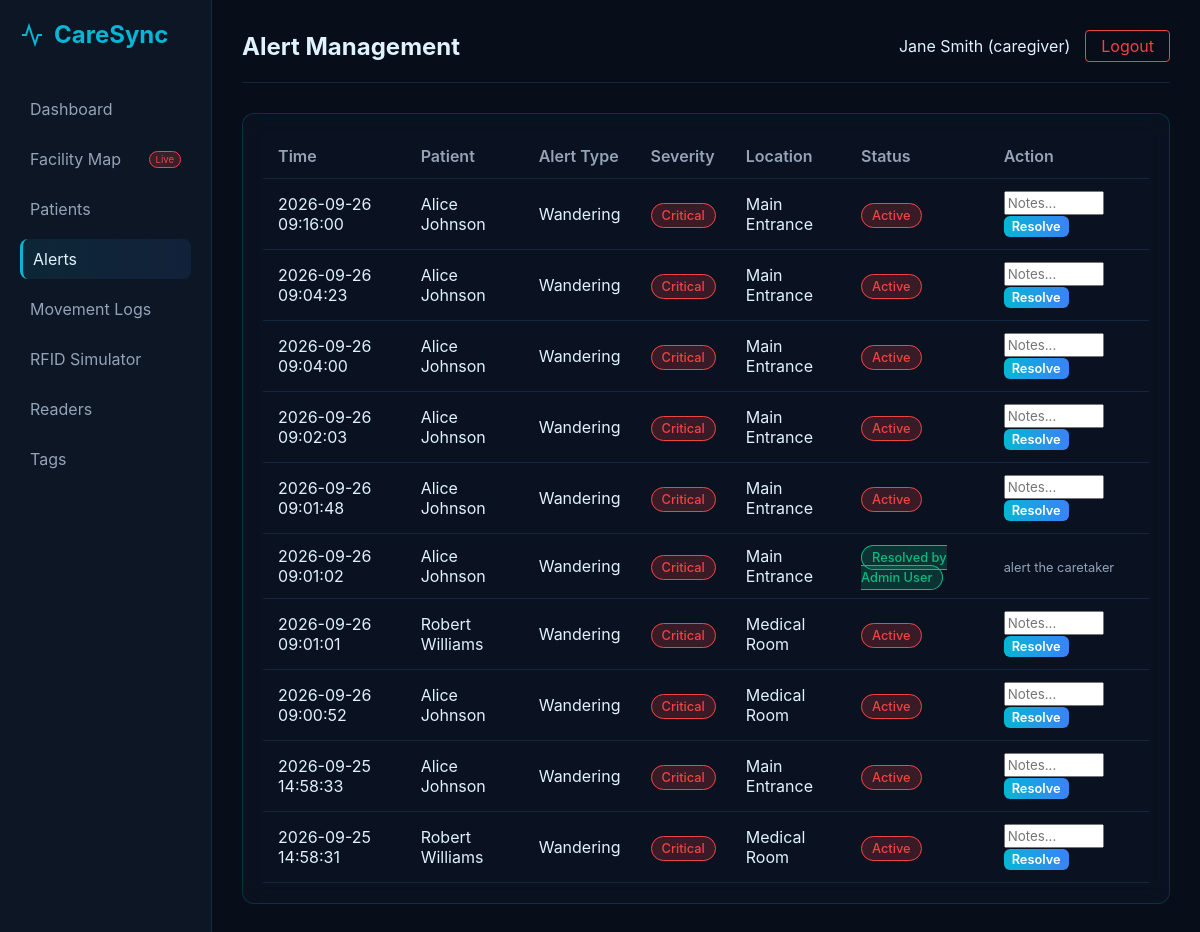
The app's page /alerts/ (signed in) with its own data.
### tables this page shows
CREATE TABLE alerts (
    id INTEGER PRIMARY KEY AUTOINCREMENT,
    alert_code TEXT UNIQUE NOT NULL,
    patient_id INTEGER,
    alert_type TEXT NOT NULL,
    location TEXT,
    severity TEXT NOT NULL,
    message TEXT NOT NULL,
    status TEXT NOT NULL DEFAULT 'Active',
    acknowledged_by INTEGER,
    resolved_by INTEGER,
    resolution_notes TEXT,
    resolved_at DATETIME,
    timestamp DATETIME DEFAULT CURRENT_TIMESTAMP,
    FOREIGN KEY(patient_id) REFERENCES patients(id),
    FOREIGN KEY(acknowledged_by) REFERENCES users(id),
    FOREIGN KEY(resolved_by) REFERENCES users(id)
);

CREATE TABLE patients (
    id INTEGER PRIMARY KEY AUTOINCREMENT,
    patient_code TEXT UNIQUE NOT NULL,
    name TEXT NOT NULL,
    age INTEGER,
    gender TEXT,
    medical_condition TEXT,
    rfid_tag_id TEXT,
    assigned_caregiver_id INTEGER,
    current_location TEXT,
    room_number TEXT,
    status TEXT NOT NULL DEFAULT 'Normal',
    emergency_contact TEXT,
    notes TEXT,
    last_seen DATETIME,
    FOREIGN KEY(rfid_tag_id) REFERENCES rfid_tags(tag_id),
    FOREIGN KEY(assigned_caregiver_id) REFERENCES users(id)
);

CREATE TABLE users (
    id INTEGER PRIMARY KEY AUTOINCREMENT,
    username TEXT UNIQUE NOT NULL,
    email TEXT UNIQUE NOT NULL,
    password_hash TEXT NOT NULL,
    role TEXT NOT NULL,
    full_name TEXT NOT NULL,
    phone TEXT
);

### routes/alert_routes.py (the view)
@alert_bp.route('/')
@login_required
def list_alerts():
    alerts = query_db("""
        SELECT a.*, p.name as patient_name, u.full_name as resolved_by_name
        FROM alerts a
        LEFT JOIN patients p ON a.patient_id = p.id
        LEFT JOIN users u ON a.resolved_by = u.id
        ORDER BY a.timestamp DESC
    """)
    return render_template('alerts/list.html', alerts=alerts)

### database/db.py (called while the page is built)
def get_db():
    db = getattr(g, '_database', None)
    if db is None:
        db = g._database = sqlite3.connect(DATABASE)
        db.row_factory = sqlite3.Row
    return db

def close_connection(exception):
    db = getattr(g, '_database', None)
    if db is not None:
        db.close()

def query_db(query, args=(), one=False):
    cur = get_db().execute(query, args)
    rv = cur.fetchall()
    cur.close()
    return (rv[0] if rv else None) if one else rv

### routes/auth_routes.py (called while the page is built)
def login_required(f):
    @wraps(f)
    def decorated_function(*args, **kwargs):
        if 'user_id' not in session:
            return redirect(url_for('auth.login', next=request.url))
        return f(*args, **kwargs)
    return decorated_function

### templates/alerts/list.html (shortened to what this page needs)
{% extends 'base.html' %}
{% block page_title %}Alert Management{% endblock %}
{% block content %}
<div class="card">
    <table>
        <thead>
            <tr>
                <th>Time</th>
                <th>Patient</th>
                <th>Alert Type</th>
                <th>Severity</th>
                <th>Location</th>
                <th>Status</th>
                <th>Action</th>
            </tr>
        </thead>
        <tbody>
            {% for a in alerts %}
            <tr>
                <td>{{ a.timestamp }}</td>
                <td>{{ a.patient_name }}</td>
                <td>{{ a.alert_type }}</td>
                <td>
                    <span class="badge {% if a.severity == 'Critical' %}red{% elif a.severity == 'High' %}amber{% else %}green{% endif %}">
                        {{ a.severity }}
                    </span>
                </td>
                <td>{{ a.location }}</td>
                <td>
                    {% if a.status == 'Active' %}
                        <span class="badge red">Active</span>
                    {% else %}
                        <span class="badge green">Resolved by {{ a.resolved_by_name }}</span>
                    {% endif %}
                </td>
                <td>
                    {% if a.status == 'Active' %}
                    <form action="{{ url_for('alert.resolve', alert_id=a.id) }}" method="POST" style="display:inline;">
                        <input type="text" name="resolution_notes" placeholder="Notes..." required style="padding: 2px; width: 100px;">
                        <button type="submit" class="btn btn-primary" style="padding: 3px 8px; font-size: 0.8rem;">Resolve</button>
                    </form>
                    {% else %}
                    <span style="font-size: 0.8rem; color: var(--text-secondary);">{{ a.resolution_notes }}</span>
                    {% endif %}
                </td>
            </tr>
            {% endfor %}
        </tbody>
    </table>
</div>
{% endblock %}

### static/css/style.css (style rules this page uses)
:root { --bg-dark: #070d19; --bg-card: rgba(16, 26, 43, 0.7); --border-color: rgba(43, 90, 150, 0.3); --text-primary: #e0f2fe; --text-secondary: #94a3b8; --accent-cyan: #06b6d4; --accent-blue: #3b82f6; --status-green: #10b981; --status-amber: #f59e0b; --status-red: #ef4444; --glass-bg: rgba(16, 26, 43, 0.4); --glass-border: rgba(6, 182, 212, 0.2); --glass-blur: blur(12px); }
* { box-sizing: border-box; margin: 0; padding: 0; font-family: 'Inter', 'Segoe UI', Tahoma, Geneva, Verdana, sans-serif; }
body { background-color: var(--bg-dark); color: var(--text-primary); display: flex; min-height: 100vh; }
.card { background: var(--glass-bg); backdrop-filter: var(--glass-blur); border: 1px solid var(--glass-border); border-radius: 12px; padding: 20px; margin-bottom: 20px; }
.badge { padding: 4px 10px; border-radius: 20px; font-size: 0.8rem; font-weight: 500; }
.badge.green { background: rgba(16, 185, 129, 0.2); color: var(--status-green); border: 1px solid var(--status-green); }
.badge.red { background: rgba(239, 68, 68, 0.2); color: var(--status-red); border: 1px solid var(--status-red); }
table { width: 100%; border-collapse: collapse; }
th, td { padding: 12px 15px; text-align: left; border-bottom: 1px solid var(--border-color); }
th { color: var(--text-secondary); font-weight: 600; }
.btn { padding: 10px 20px; border: none; border-radius: 6px; cursor: pointer; font-weight: 600; transition: 0.3s; }
.btn-primary { background: linear-gradient(90deg, var(--accent-cyan), var(--accent-blue)); color: white; }

### records on screen
alerts: timestamp "2026-09-26 09:16:00", patient_name "Alice Johnson", alert_type "Wandering", severity "Critical", location "Main Entrance", status "Active"
alerts: timestamp "2026-09-26 09:04:23", patient_name "Alice Johnson", alert_type "Wandering", severity "Critical", location "Main Entrance", status "Active"
alerts: timestamp "2026-09-26 09:04:00", patient_name "Alice Johnson", alert_type "Wandering", severity "Critical", location "Main Entrance", status "Active"
alerts: timestamp "2026-09-26 09:02:03", patient_name "Alice Johnson", alert_type "Wandering", severity "Critical", location "Main Entrance", status "Active"
alerts: timestamp "2026-09-26 09:01:48", patient_name "Alice Johnson", alert_type "Wandering", severity "Critical", location "Main Entrance", status "Active"
alerts: timestamp "2026-09-26 09:01:02", patient_name "Alice Johnson", alert_type "Wandering", severity "Critical", location "Main Entrance", resolved_by_name "Admin User", resolution_notes "alert the caretaker"
alerts: timestamp "2026-09-26 09:01:01", patient_name "Robert Williams", alert_type "Wandering", severity "Critical", location "Medical Room", status "Active"
alerts: timestamp "2026-09-26 09:00:52", patient_name "Alice Johnson", alert_type "Wandering", severity "Critical", location "Medical Room", status "Active"
alerts: timestamp "2026-09-25 14:58:33", patient_name "Alice Johnson", alert_type "Wandering", severity "Critical", location "Main Entrance", status "Active"
alerts: timestamp "2026-09-25 14:58:31", patient_name "Robert Williams", alert_type "Wandering", severity "Critical", location "Medical Room", status "Active"

### other values on screen
{{ session.get('full_name') }} "Jane Smith"
{{ session.get('role') }} "caregiver"
